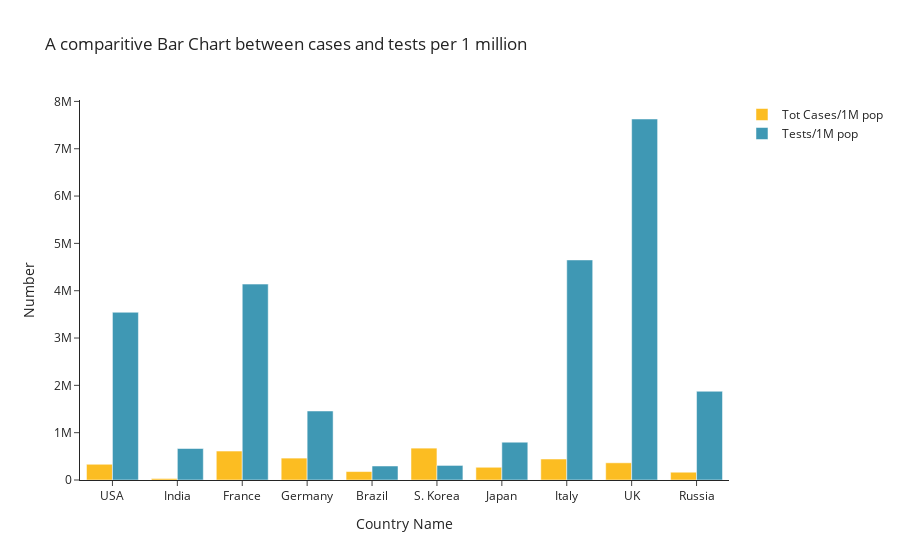

Notebook code cell kept with this figure:
### Code cell
#Bar Chart between cases and tests per 1 million
fig = go.Figure(data=[
    go.Bar(x=df[:10].Country, y=df['Tot Cases/1M pop'][:10], marker_color='#fcbd22', name='Tot Cases/1M pop'),
    go.Bar(x=df[:10].Country, y=df['Tests/1M pop'][:10], marker_color='#3f98b4', name='Tests/1M pop')
])
fig.update_layout(barmode='group')
fig.update_layout(template='simple_white')
fig.update_layout(title="A comparitive Bar Chart between cases and tests per 1 million",
                 xaxis_title= "Country Name",
                 yaxis_title= "Number")
fig.show()

### Figure 1 — Plotly figure (JSON) as saved in the notebook; plotly's stock layout.template omitted (floating-point values rounded to 4 significant figures)
{"data": [{"marker": {"color": "#fcbd22"}, "name": "Tot Cases/1M pop", "type": "bar", "x": ["USA", "India", "France", "Germany", "Brazil", "S. Korea", "Japan", "Italy", "UK", "Russia"], "y": [332633, 32012, 612013, 462776, 178345, 673523, 269169, 443338, 363499, 164308]}, {"marker": {"color": "#3f98b4"}, "name": "Tests/1M pop", "type": "bar", "x": ["USA", "India", "France", "Germany", "Brazil", "S. Korea", "Japan", "Italy", "UK", "Russia"], "y": [3544577, 665334, 4139547, 1458359, 296146, 307892, 799578, 4650269, 7628357, 1875095]}], "layout": {"barmode": "group", "title": {"text": "A comparitive Bar Chart between cases and tests per 1 million"}, "xaxis": {"title": {"text": "Country Name"}}, "yaxis": {"title": {"text": "Number"}}}}
